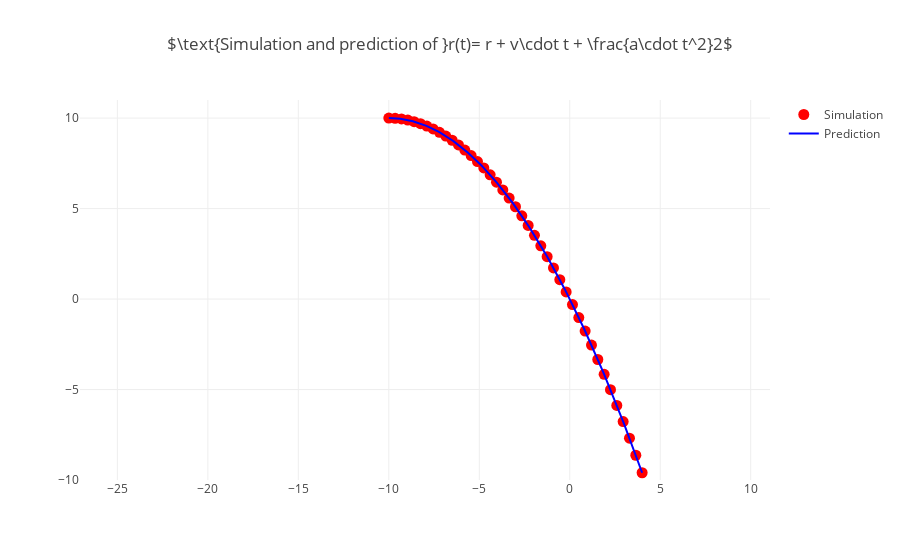
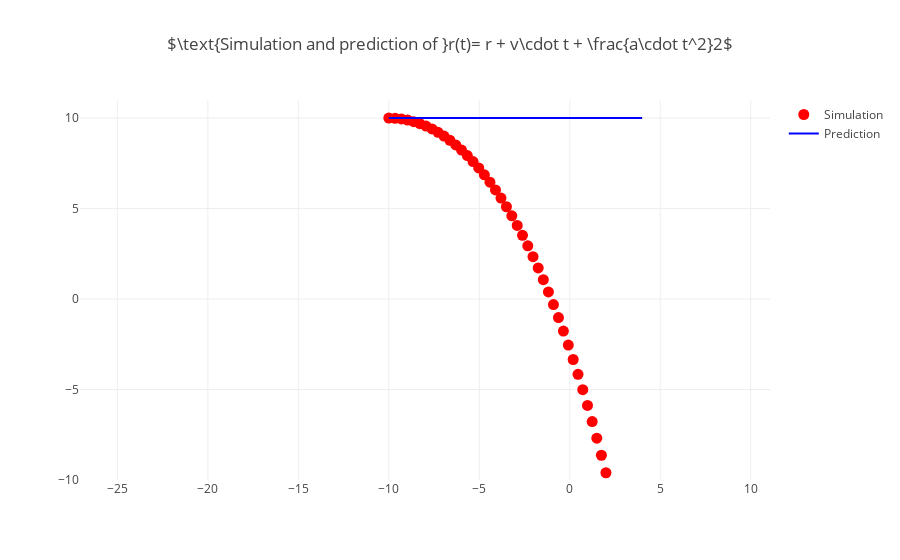

The code cell stored with these charts, in order, in its notebook:
### Markdown cell above
## Vector Class

### Code cell
class VectorTest(unittest.TestCase):
    def setUp(self):
        self.arr = [Vector2d(), Vector2d(), Vector2d()]
        self.v2 = Vector2d([3,4.4])
        
    def test_coords(self):
        self.assertEqual(np.testing.assert_array_equal(np.array([3,4.4]), self.v2._coords), None)
        
    def test_random_vectors(self):
        print('Make sure that the vectors are different:\n',[v._coords for v in self.arr])
        self.assertEqual(9,9)


class VectorGetSet(unittest.TestCase):
    def setUp(self):
        self.v = Vector2d([10.2, 4.154])
    
    def test_set(self):
        self.v.x = 3
        self.v.y = 5
        self.assertEqual(np.testing.assert_array_equal(np.array([3,5]), self.v._coords), None)

    def test_get(self):
        self.assertEqual(self.v.x, 10.2)
        self.assertEqual(self.v.y, 4.154)



class VectorTestStrRepr(unittest.TestCase):
    def setUp(self):
        self.v = Vector2d([22.351355, -44.343143])
        
    def test_str(self):
        self.assertEqual(str(self.v), '[22.351, -44.343] Vector2d')
        
    def test_repr(self):
        self.assertEqual((self.v.__repr__()), '[22.351355, -44.343143] Vector2d')


class VectorEquality(unittest.TestCase):
    def setUp(self):
        self.v1 = Vector2d([22.351355, -44.343143])
        self.v2 = Vector2d([22.351355, -44.343143])
        self.v3 = Vector2d([33.3, -22.343143])
        
    def test_eq(self):
        '''testing __eq__ method
        '''
        self.assertEqual(self.v1, self.v2)
        
    def test_neq(self):
        self.assertNotEqual(self.v1, self.v3)


class VectorAddition(unittest.TestCase):
    def setUp(self):
        self.v1 = Vector2d([22.3, -44])
        self.v2 = Vector2d([2,4])
        
    def test_add(self):
        result = Vector2d([24.3, -40])
        self.assertEqual(self.v1 + self.v2, result)


class VectorSubtraction(unittest.TestCase):
    def setUp(self):
        self.v1 = Vector2d([22.3, -44])
        self.v2 = Vector2d([2,4])
        
    def test_add(self):
        result = Vector2d([20.3, -48])
        self.assertEqual(self.v1 - self.v2, result)
        

class VectorDot(unittest.TestCase):
    def setUp(self):
        self.v1 = Vector2d([11, -12])
        self.v2 = Vector2d([2,4])
        
    def test_dot(self):
        result = 11*2 - 12*4
        self.assertEqual(Vector2d.dot(self.v1, self.v2), result)    


class VectorDistance(unittest.TestCase):
    def setUp(self):
        self.v1 = Vector2d([11,-7])
        self.v2 = Vector2d([7,-4])

    def test_dist(self):
        result = 11*7 + 7*4
        self.assertEqual(Vector2d.dot(self.v1, self.v2), result)
        self.assertEqual(Vector2d.distance(self.v1, self.v2), 5)


class VectorRMul(unittest.TestCase):
    def setUp(self):
        self.v = Vector2d([11,-7])
        self.scalar = -2
        
    def test_rmul(self):
        self.assertEqual(self.scalar * self.v, Vector2d([-22,14]))

        
        
unittest.main(argv=['first-arg-is-ignored'], exit=False);

### Figure 1 — Plotly figure (JSON) as saved in the notebook; plotly's stock layout.template omitted (floating-point values rounded to 4 significant figures; data arrays with more than 128 entries replaced by an {"elided": "..."} marker saying what was removed)
{"data": [{"marker": {"color": "red", "size": 11}, "mode": "markers", "name": "Simulation", "type": "scatter", "uid": "30a8fead-2c0f-48b0-9751-98ac00f3adb0", "x": [-10, -9.65, -9.3, -8.95, -8.6, -8.25, -7.9, -7.55, -7.2, -6.85, -6.5, -6.15, -5.8, -5.45, -5.1, -4.75, -4.4, -4.05, -3.7, -3.35, -3.0, -2.65, -2.3, -1.95, -1.6, -1.25, -0.9, -0.55, -0.2, 0.15, 0.5, 0.85, 1.2, 1.55, 1.9, 2.25, 2.6, 2.95, 3.3, 3.65, 4.0, 4.35, 4.7, 5.05, 5.4, 5.75, 6.1, 6.45, 6.8, 7.15, 7.5, 7.85, 8.2, 8.55, 8.9, 9.25, 9.6, 9.95, 10.3, 10.65, 11.0, 11.35, 11.7, 12.05, 12.4, 12.75, 13.1, 13.45, 13.8, 14.15, 14.5, 14.85, 15.2, 15.55, 15.9, 16.25, 16.6, 16.95, 17.3, 17.65, 18.0, 18.35, 18.7, 19.05, 19.4, 19.75, 20.1, 20.45, 20.8, 21.15, 21.5, 21.85, 22.2, 22.55, 22.9, 23.25, 23.6, 23.95, 24.3, 24.65], "y": [10, 9.988, 9.951, 9.89, 9.804, 9.694, 9.559, 9.4, 9.216, 9.008, 8.775, 8.518, 8.236, 7.93, 7.599, 7.244, 6.864, 6.46, 6.031, 5.578, 5.1, 4.598, 4.071, 3.52, 2.944, 2.344, 1.719, 1.07, 0.396, -0.3022, -1.025, -1.772, -2.544, -3.34, -4.161, -5.006, -5.876, -6.77, -7.689, -8.632, -9.6, -10.59, -11.61, -12.65, -13.72, -14.81, -15.92, -17.06, -18.22, -19.41, -20.62, -21.86, -23.12, -24.41, -25.72, -27.06, -28.42, -29.8, -31.21, -32.64, -34.1, -35.58, -37.09, -38.62, -40.18, -41.76, -43.36, -44.99, -46.64, -48.32, -50.03, -51.75, -53.5, -55.28, -57.08, -58.91, -60.76, -62.63, -64.53, -66.45, -68.4, -70.37, -72.37, -74.39, -76.44, -78.51, -80.6, -82.72, -84.86, -87.03, -89.22, -91.44, -93.68, -95.95, -98.24, -100.6, -102.9, -105.3, -107.6, -110.1]}, {"marker": {"color": "blue"}, "name": "Prediction", "type": "scatter", "uid": "788eae68-8343-4d37-82da-ea5eec67ca2d", "x": {"elided": "200 float values"}, "y": {"elided": "200 float values"}}], "layout": {"title": {"text": "$\\text{Simulation and prediction of }r(t)= r + v\\cdot t + \\frac{a\\cdot t^2}2$"}, "xaxis": {"autorange": false, "range": [-11, -5], "zeroline": false}, "yaxis": {"autorange": false, "range": [-10, 11], "scaleanchor": "x", "scaleratio": 1, "zeroline": false}}}

### Figure 2 — Plotly figure (JSON) as saved in the notebook; plotly's stock layout.template omitted (floating-point values rounded to 4 significant figures; data arrays with more than 128 entries replaced by an {"elided": "..."} marker saying what was removed)
{"data": [{"marker": {"color": "red", "size": 11}, "mode": "markers", "name": "Simulation", "type": "scatter", "uid": "f30d7d95-1709-471c-825f-dc5364c7b85d", "x": [-10, -9.651, -9.305, -8.961, -8.62, -8.281, -7.945, -7.611, -7.28, -6.951, -6.625, -6.301, -5.98, -5.661, -5.345, -5.031, -4.72, -4.411, -4.105, -3.801, -3.5, -3.201, -2.905, -2.611, -2.32, -2.031, -1.745, -1.461, -1.18, -0.9013, -0.625, -0.3513, -0.08, 0.1887, 0.455, 0.7187, 0.98, 1.239, 1.495, 1.749, 2.0, 2.249, 2.495, 2.739, 2.98, 3.219, 3.455, 3.689, 3.92, 4.149, 4.375, 4.599, 4.82, 5.039, 5.255, 5.469, 5.68, 5.889, 6.095, 6.299, 6.5, 6.699, 6.895, 7.089, 7.28, 7.469, 7.655, 7.839, 8.02, 8.199, 8.375, 8.549, 8.72, 8.889, 9.055, 9.219, 9.38, 9.539, 9.695, 9.849, 10.0, 10.15, 10.29, 10.44, 10.58, 10.72, 10.85, 10.99, 11.12, 11.25, 11.37, 11.5, 11.62, 11.74, 11.85, 11.97, 12.08, 12.19, 12.29, 12.4], "y": [10, 9.988, 9.951, 9.89, 9.804, 9.694, 9.559, 9.4, 9.216, 9.008, 8.775, 8.518, 8.236, 7.93, 7.599, 7.244, 6.864, 6.46, 6.031, 5.578, 5.1, 4.598, 4.071, 3.52, 2.944, 2.344, 1.719, 1.07, 0.396, -0.3022, -1.025, -1.772, -2.544, -3.34, -4.161, -5.006, -5.876, -6.77, -7.689, -8.632, -9.6, -10.59, -11.61, -12.65, -13.72, -14.81, -15.92, -17.06, -18.22, -19.41, -20.62, -21.86, -23.12, -24.41, -25.72, -27.06, -28.42, -29.8, -31.21, -32.64, -34.1, -35.58, -37.09, -38.62, -40.18, -41.76, -43.36, -44.99, -46.64, -48.32, -50.03, -51.75, -53.5, -55.28, -57.08, -58.91, -60.76, -62.63, -64.53, -66.45, -68.4, -70.37, -72.37, -74.39, -76.44, -78.51, -80.6, -82.72, -84.86, -87.03, -89.22, -91.44, -93.68, -95.95, -98.24, -100.6, -102.9, -105.3, -107.6, -110.1]}, {"marker": {"color": "blue"}, "name": "Prediction", "type": "scatter", "uid": "e23df3c3-acb2-4ff3-aa35-758ba2160483", "x": {"elided": "200 float values"}, "y": {"elided": "200 int values"}}], "layout": {"title": {"text": "$\\text{Simulation and prediction of }r(t)= r + v\\cdot t + \\frac{a\\cdot t^2}2$"}, "xaxis": {"autorange": false, "range": [-11, -5], "zeroline": false}, "yaxis": {"autorange": false, "range": [-10, 11], "scaleanchor": "x", "scaleratio": 1, "zeroline": false}}}
